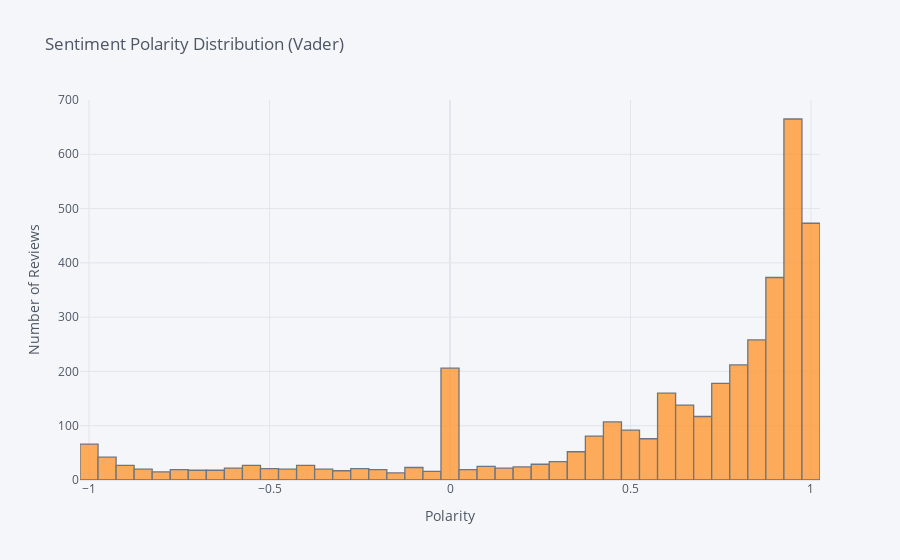

The code cell stored with this chart in its notebook:
### Code cell
df['polarity_2'].iplot(kind='hist', bins = 50, 
                     xTitle='Polarity', 
                     yTitle='Number of Reviews',
                    title='Sentiment Polarity Distribution (Vader)')

### Figure 1 — Plotly figure (JSON) as saved in the notebook; plotly's stock layout.template omitted (floating-point values rounded to 4 significant figures; data arrays with more than 128 entries replaced by an {"elided": "..."} marker saying what was removed)
{"data": [{"histfunc": "count", "histnorm": "", "marker": {"color": "rgba(255, 153, 51, 1.0)", "line": {"color": "#4D5663", "width": 1.3}}, "name": "polarity_2", "nbinsx": 50, "opacity": 0.8, "orientation": "v", "type": "histogram", "x": {"elided": "3812 float values"}}], "layout": {"barmode": "overlay", "legend": {"bgcolor": "#F5F6F9", "font": {"color": "#4D5663"}}, "paper_bgcolor": "#F5F6F9", "plot_bgcolor": "#F5F6F9", "title": {"font": {"color": "#4D5663"}, "text": "Sentiment Polarity Distribution (Vader)"}, "xaxis": {"gridcolor": "#E1E5ED", "showgrid": true, "tickfont": {"color": "#4D5663"}, "title": {"font": {"color": "#4D5663"}, "text": "Polarity"}, "zerolinecolor": "#E1E5ED"}, "yaxis": {"gridcolor": "#E1E5ED", "showgrid": true, "tickfont": {"color": "#4D5663"}, "title": {"font": {"color": "#4D5663"}, "text": "Number of Reviews"}, "zerolinecolor": "#E1E5ED"}}}
